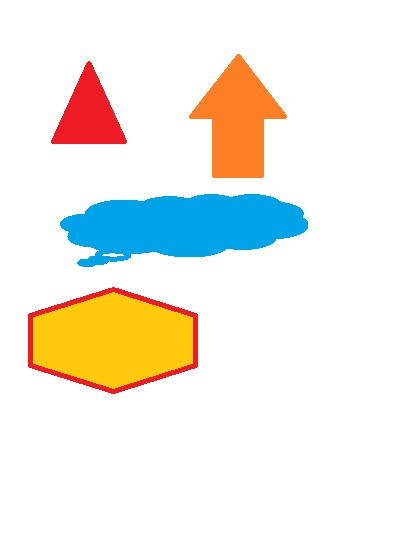
%> input picture input/a.jpg, 397 x 555 px
$ octave Ex06_percent_area.m   (GNU Octave 9; MATLAB toolbox functions it lacks are replaced by stand-ins)
%> lines starting %> are read from the running program, lines starting %| are printed output that depends on the picture; in (x1, y1, x2, y2) boxes, pixels count from 0 and x2, y2 are one past the last pixel; in counts of white or black regions, pixels touching at a corner belong together; the program's own positions count from 1
BW = imread('a.jpg');
%> BW is the input picture: size 555x397x3 uint8; mean R, G, B 239.8, 237.3, 229
 BW = rgb2gray(BW);
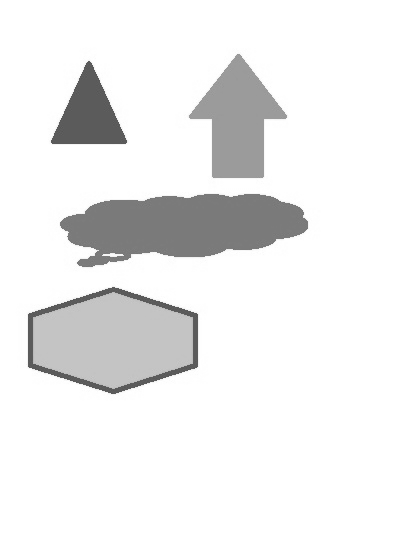
%> BW: size 555x397 uint8; min 82, max 255, mean 237.1
 BW = im2bw(BW,0.9);
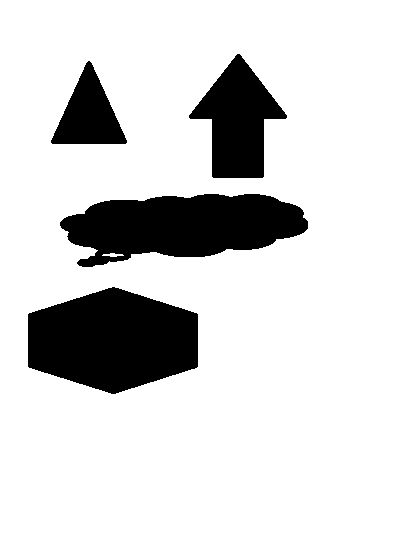
%> BW: size 555x397 logical; 83.7% white; 4 black regions, box (x1, y1, x2, y2) and area: (28, 287, 198, 394) 13683, (60, 194, 308, 267) 12406, (189, 54, 287, 178) 6485, (51, 61, 127, 144) 3395
 a = imcomplement(BW);

% BW= imcomplement(im2bw(BW));
SE = ones(5);
BW2 = imdilate(BW,SE);
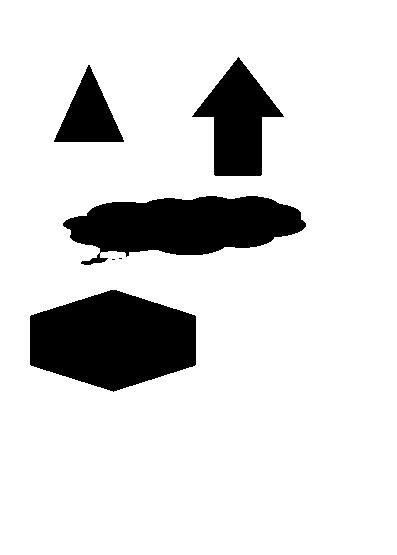
%> BW2: size 555x397 logical; 85.5% white; 6 black regions (2 under 20 px), largest, box (x1, y1, x2, y2) and area: (30, 290, 196, 392) 12592, (63, 196, 306, 265) 10870, (192, 57, 284, 176) 5616, (54, 65, 124, 142) 2779
increase = (bwarea(BW2) -bwarea(BW))/bwarea(BW);
%> increase = 0.0223
imshow(BW2);
increase
%> increase = 0.0223

$ run again, with input/Imgsource.jpg copied over input/a.jpg
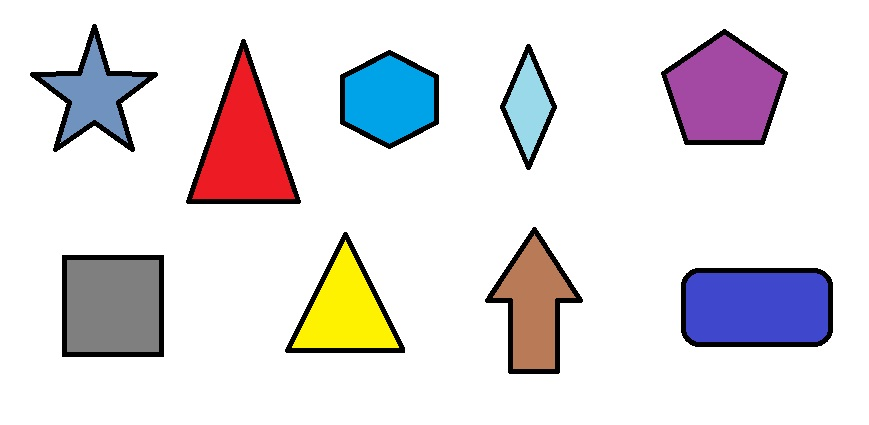
%> input picture input/Imgsource.jpg, 869 x 425 px
%> BW is the input picture: size 425x869x3 uint8; mean R, G, B 225.5, 221.5, 224.6
%> `BW = im2bw(BW,0.9);`:
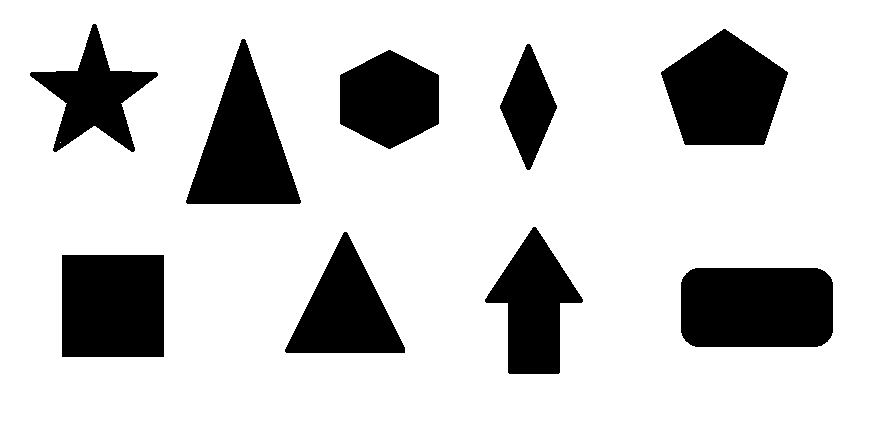
%> BW: size 425x869 logical; 79.6% white; 9 black regions, largest, box (x1, y1, x2, y2) and area: (681, 268, 833, 347) 11711, (62, 255, 164, 357) 10404, (661, 29, 788, 145) 10311
%> `BW2 = imdilate(BW,SE);`:
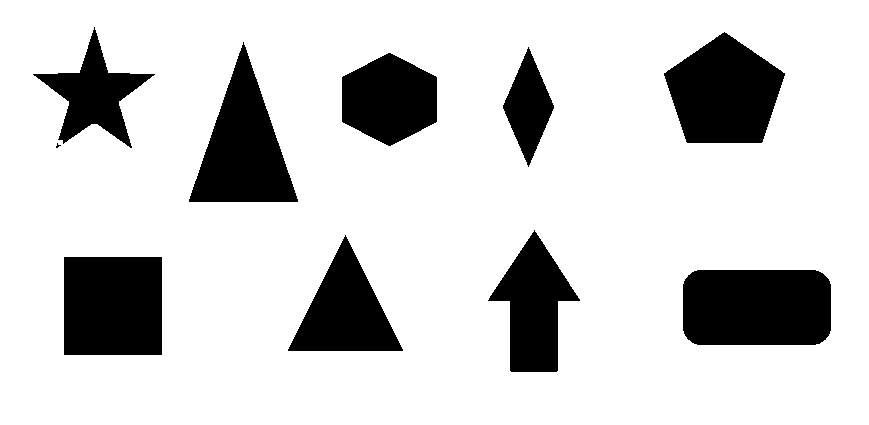
%> BW2: size 425x869 logical; 81.9% white; 10 black regions (1 under 20 px), largest, box (x1, y1, x2, y2) and area: (683, 270, 831, 345) 10803, (64, 257, 162, 355) 9604, (664, 32, 785, 143) 9358
%> `increase = (bwarea(BW2) -bwarea(BW))/bwarea(BW);`: increase = 0.0285

$ run again, with input/b.jpg copied over input/a.jpg
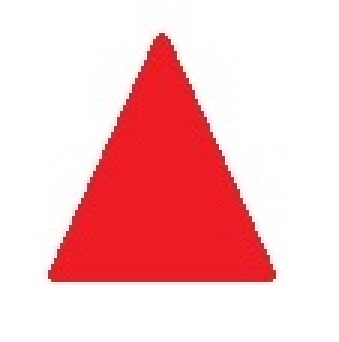
%> input picture input/b.jpg, 113 x 114 px (shown 3 times larger)
%> BW is the input picture: size 114x113x3 uint8; mean R, G, B 248.3, 194.8, 197.1
%> `BW = im2bw(BW,0.9);`:
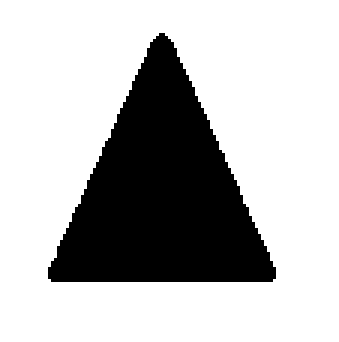
%> BW: size 114x113 logical (shown 3 times larger); 73.2% white; 1 black region, box (x1, y1, x2, y2) and area: (16, 11, 92, 94) 3457
%> `BW2 = imdilate(BW,SE);`:
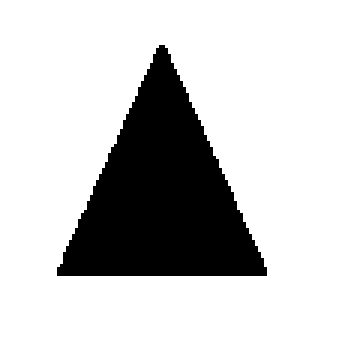
%> BW2: size 114x113 logical (shown 3 times larger); 78% white; 1 black region, box (x1, y1, x2, y2) and area: (19, 15, 89, 92) 2839
%> `increase = (bwarea(BW2) -bwarea(BW))/bwarea(BW);`: increase = 0.0654
